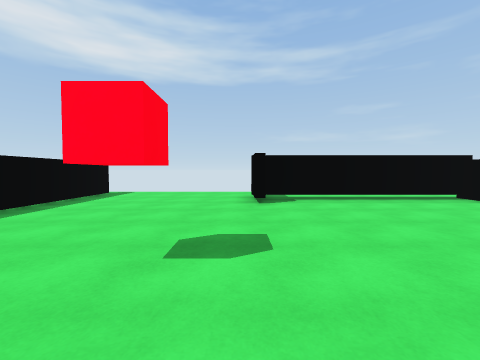
View 1 (above)

13 first-person views from a walk through a Unity game level. The camera is 1.3 m above the floor, tilts 2° down and sees 90° across. The floor is counted in squares, 2 m on a side. Each view is taken from the middle of a square. On the plan, view 1 faces up. The plan holds only what a view shows up to about 9 squares ahead; the rest is blank. The place goes on beyond the plan. The player character is not drawn. Surface patterns are stand-ins for the level's own textures.

View 2
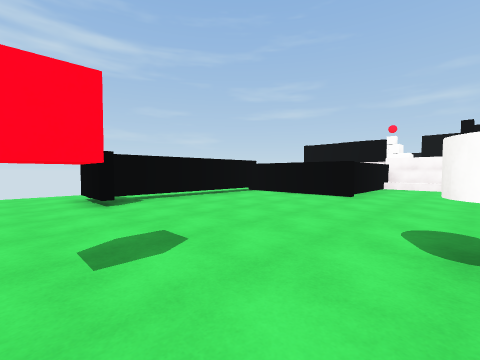

View 3
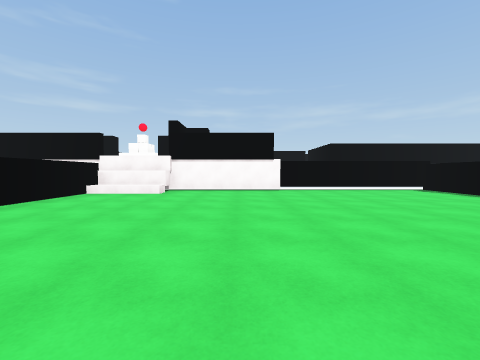

View 4
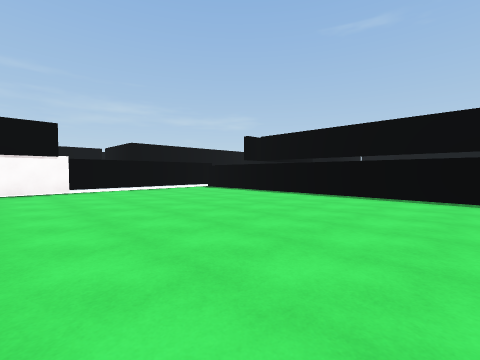

View 5
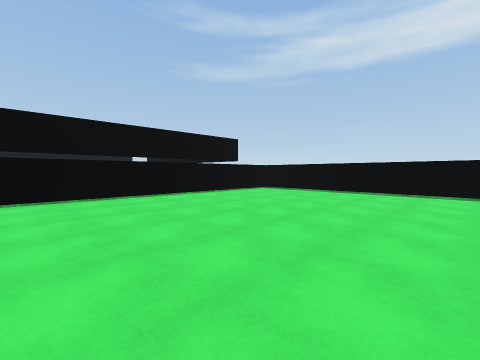

View 6
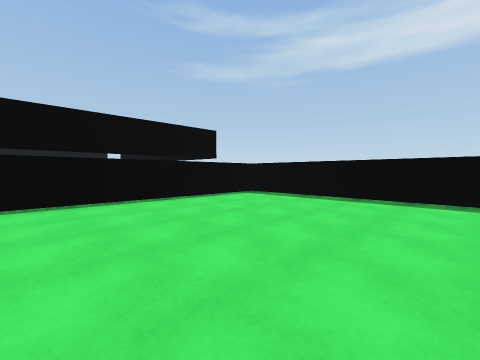

View 7
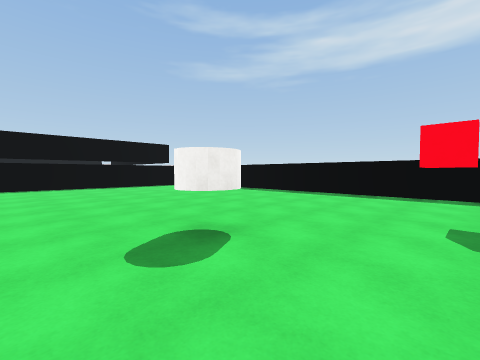

View 8
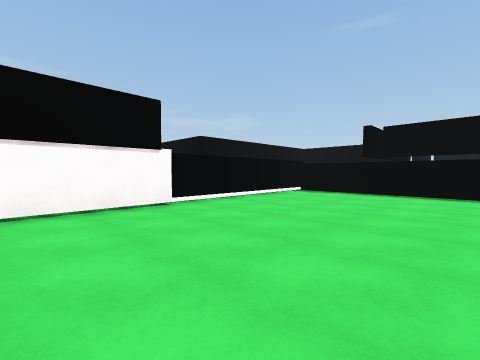

View 9
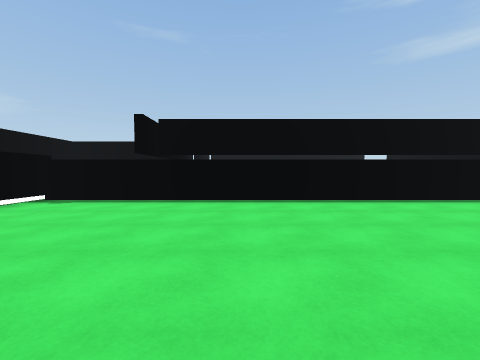

View 10
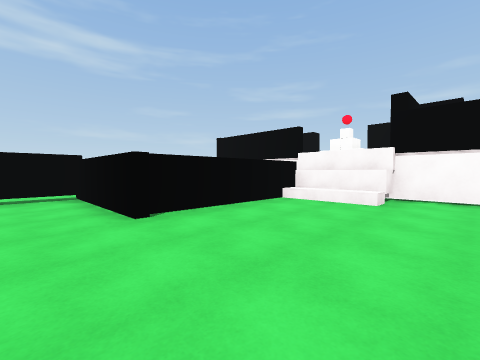

View 11
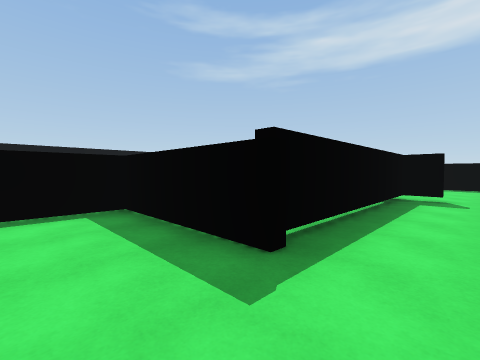

View 12
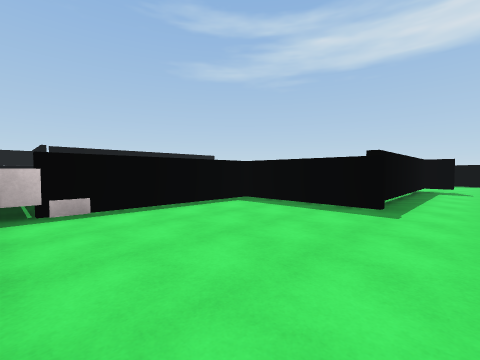

View 13
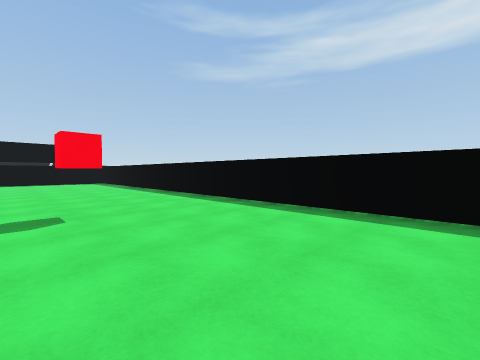

### Floor plan
Points are (right, up) in squares from view 1. A wall is a line through its corners. A room is listed if a view was taken in it or the views show most of it. See-through windows are left out.
Room 1 (views 1, 2, 3, 4, 5, 6, 7, 8, 9, 10, 13)
walls: (5.3, 2.2) (5.3, 5.6) (0.6, 5.6); (10.1, 0.2) (10.1, 2.8); (10.3, -3.5) (10.3, 0.6); (10.2, 0.3) (9.6, 0.3) (9.6, 2.5) (6, 2.5); (0.3, 5.5) (0.3, 6.5); (-4, 2.1) (-4, -8.4) (10.5, -8.4) (10.5, -3.4); (-4, 7.4) (-4, 3.9)
ways out: opening at (0.5, 7.5) to room 2; gap at (-4, 7)
objects: white cylinder (1, 0)
Room 2 (views 11, 12)
walls: (5.5, 2.7) (6.4, 2.7); (9, 2.7) (10.1, 2.7); (0.5, 5.8) (5.4, 5.8)
ways out: opening at (0.5, 7.5) to room 1

Positions as (right, up) in squares from view 1, and headings:
1: (0, 0), facing up
2: (-1, 0), facing up-right
3: (2, -2), facing right
4: (2, -2), facing down-right
5: (4, -2), facing down-left
6: (2, -3), facing down-left
7: (3, 2), facing down-left
8: (6, -1), facing down-right
9: (6, -3), facing down
10: (4, -1), facing up-right
11: (7, 7), facing down-left
12: (10, 7), facing down-left
13: (0, 6), facing down-left
